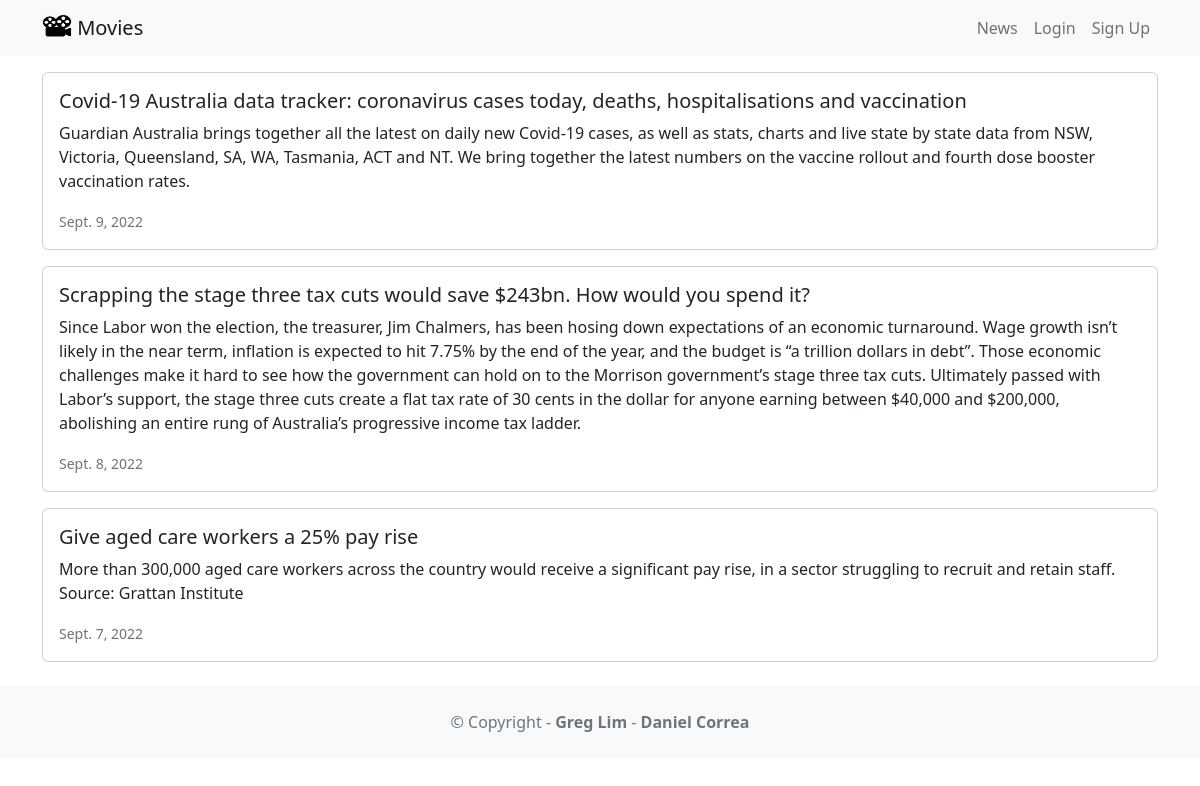
Page /news/ on the committed database.
### news/models.py (models this page shows, shortened)
class News(models.Model):
  headline = models.CharField(max_length=200)
  body = models.TextField()
  date = models.DateField()

### news/views.py (the view)
# urls.py: path('news/', include('news.urls')),
def news(request):
  newss = News.objects.all().order_by('-date')
  return render(request, 'news.html', {'newss': newss})

### news/templates/news.html
{% extends 'base.html' %}
{% block content %}
  {% for news in newss %}
  <div class="card mb-3">
    <div class="row g-0">
      <div>
        <div class="card-body">
          <h5 class="card-title">{{ news.headline }}</h5>
          <p class="card-text">{{ news.body }}</p>
          <p class="card-text"><small
            class="text-muted">
            {{ news.date }}
          </small></p>
        </div>
      </div>
    </div>
  </div>
  {% endfor %}
{% endblock content %}

### rows in the picture
News: headline "Covid-19 Australia data tracker: coronavirus cases today, deaths, hospitalisations and vaccination", body "Guardian Australia brings together all the latest on daily new Covid-19 cases, as well as stats, charts and live state by state data from NSW, Victoria, Queensland, SA, WA, Tasmania, ACT and NT. We bring together the latest numbers on the vaccine rollout and fourth dose booster vaccination rates.", date "Sept. 9, 2022"
News: headline "Scrapping the stage three tax cuts would save $243bn. How would you spend it?", body "Since Labor won the election, the treasurer, Jim Chalmers, has been hosing down expectations of an economic turnaround. Wage growth isn’t likely in the near term, inflation is expected to hit 7.75% by the end of the year, and the budget is “a trillion dollars in debt”. Those economic challenges make it hard to see how the government can hold on to the Morrison government’s stage three tax cuts. Ultimately passed with Labor’s support, the stage three cuts create a flat tax rate of 30 cents in the dollar for anyone earning between $40,000 and $200,000, abolishing an entire rung of Australia’s progressive income tax ladder.", date "Sept. 8, 2022"
News: headline "Give aged care workers a 25% pay rise", body "More than 300,000 aged care workers across the country would receive a significant pay rise, in a sector struggling to recruit and retain staff. Source: Grattan Institute", date "Sept. 7, 2022"
